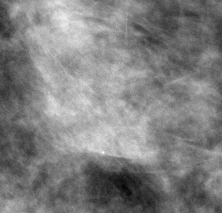
%> input picture 01_TD_SXA/Mammo_features/roi_lean.png, 222 x 213 px
$ octave --eval "result = feature_extraction;"   (GNU Octave 9; MATLAB toolbox functions it lacks are replaced by stand-ins)
%> lines starting %> are read from the running program, lines starting %| are printed output that depends on the picture
function mammo_feature = feature_extraction()
    roifile_name = '\\ming\Working_Directory\Projects-Snap\aaSTUDIES\Breast Studies\BCSC\Analysis Code\Matlab\Versions\Development\SXAVersion6.5_11-05-08_mz-10\Mammo_features\roi_lean.png';
 % first order gray level statistics
    image_roi = double(imread(roifile_name));
%> image_roi: size 213x222 double; min 26084, max 33671, mean 29912.6; mean of the top-left, top-right, bottom-left and bottom-right quarters 30619.8, 29623.6, 29784.1, 29626.7
    % [7 lines of commented-out code are left out]

    im_size = size(image_roi);
%> im_size = [213 222]
     sz_roi = size(image_roi);
%> sz_roi = [213 222]

% [18 lines of commented-out code are left out]

    %%%%%%%%%%%%%%%%%%%%%%% NEIGHBOURHOOD OPERATIONS %%%%%%%%%%%%%%%%%%%%%%
% [82 lines of commented-out code are left out]

    %%%%%%%%%%%%%%%%%%%%%%%%%%% NEIGHBOURHOOD OPERATIONS     %%%%%%%%%%%%%%%%%%%%%%%%%%%
    %%%%%%%%%%%%%%%%%%%%%%%%%%%

%
%%%%%%%%%%%%%%%%%%%%%%%%% second order gray level statistics
%%%%%%%%%%%%%%%%%%%%%%%%% %%%%%%%%%%%%%%%%%%%%%%%%%%%%%%%%%%%%%%%%%%%%%%%%%

% [18 lines of commented-out code are left out]

    %%%%%%%%%%%% contrast calculation %%%%%%%%%%%%%%%%%%%%%%%%
% [174 lines of commented-out code are left out]
      %%%%%%%%%%%%%%%%%%%%%%%%%%%%%%%%%%%%%%%%%%%%%%%%%%%%%%%%%%%%%%%%%

      %%%%%%%%%%%% Fourier analysis %%%%%%%%%%%%%%%%%%%%%%%%%%%%%%%%%%%

% [98 lines of commented-out code are left out]

   %%%%%%%%%%%%%%%%%%%%%%%%% fractal dimension %%%%%%%%%%%%%%%%%%%%%%%%%%%%%%%%%%%%%
     % minkowski dimension
     r = 1:10;
     for i = 1:10
         se3 = strel('rectangle', i*[3 3]);
         bw1 = imerode(image_roi, se3);
         bw2 = imdilate(image_roi,se3);
%          figure;imagesc(bw1);colormap(gray);
%          figure;imagesc(bw2);colormap(gray);
         V(i) = log10(sum(sum((bw2-bw1)))/i^3);
     end
%> this loop made 10 passes
%> pass 2, in feature_extraction, `bw1 = imerode(image_roi, se3);`:
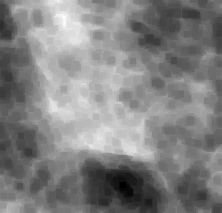
%> bw1: size 213x222 double; min 26084, max 32578, mean 29402.9; drawn with min black and max white
%> pass 2, in feature_extraction, `bw2 = imdilate(image_roi,se3);`:
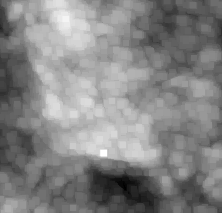
%> bw2: size 213x222 double; min 26920, max 33671, mean 30440.8; drawn with min black and max white
%> after the loop, V = [7.42 6.79 6.39 6.1 5.87 5.68 5.51 5.37 5.25 5.14]

    p = polyfit(log10(1./r(2:end)),V(2:end),1);
%> p = [2.37 7.51]
    figure;plot(log10(1./r),V,'bo');
%> after `plot(log10(1./r),V,'bo')`:
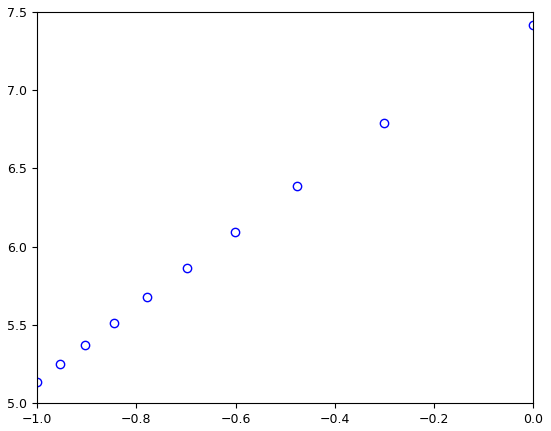
%> figure redrawn from the program's plot data
    fr_mink=p(1);
%> fr_mink = 2.37
   a = 1;


     function out = hanning(length)
% A simple function to calculate a hanning window of
% length LENGTH. Values will be returned in OUT.
%
% Written for the GPR toolbox by U Theune, 2003

if ~rem(length,2)
    % length is even
    w = .5*(1-cos(2*pi*(1:length/2)'/(length+1)));
    out=[w; w(end:-1:1)];
else
    w = .5*(1-cos(2*pi*(1:(length+1)/2)'/(length+1)));
    out=[w; w(end-1:-1:1)];
end
w = .5*(1 - cos(2*pi*(1:M)'/(M+1)));
%> (the run ends here)

$ run again, with 01_TD_SXA/Mammo_features/roi_fat.png copied over 01_TD_SXA/Mammo_features/roi_lean.png
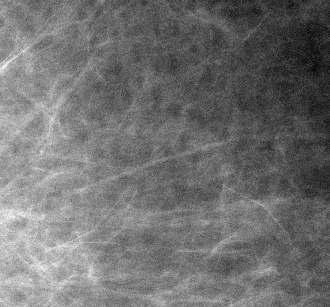
%> input picture 01_TD_SXA/Mammo_features/roi_fat.png, 330 x 307 px
%> the loop in feature_extraction, `for i = 1:10` made 10 passes
%> pass 2, in feature_extraction, `bw2 = imdilate(image_roi,se3);`:
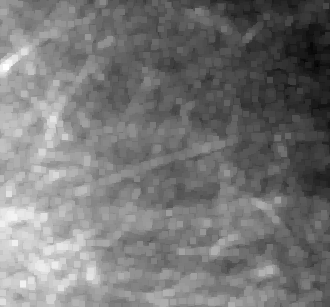
%> bw2: size 307x330 double; min 35346, max 38033, mean 36598.7; drawn with min black and max white
%> after the loop in feature_extraction, `for i = 1:10`: V = [7.57 6.86 6.42 6.1 5.85 5.64 5.46 5.31 5.17 5.05]
%> p = [2.59 7.65]
%> in feature_extraction, `plot(log10(1./r),V,'bo')`:
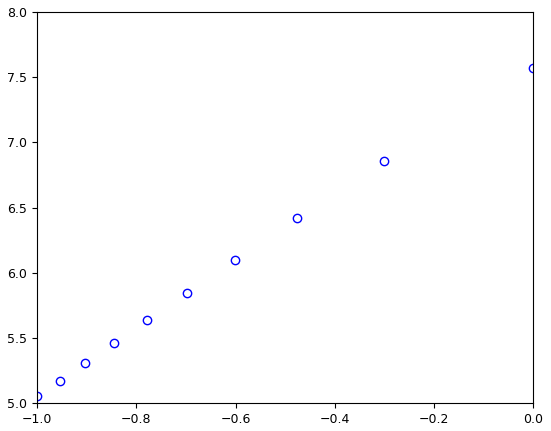
%> figure redrawn from the program's plot data
%> fr_mink = 2.59

$ run again, with 01_TD_SXA/Mammo_features/roi_fat2.png copied over 01_TD_SXA/Mammo_features/roi_lean.png
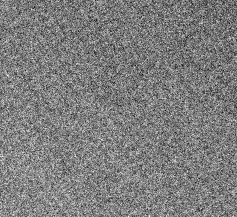
%> input picture 01_TD_SXA/Mammo_features/roi_fat2.png, 237 x 217 px
%> the loop in feature_extraction, `for i = 1:10` made 10 passes
%> pass 2, in feature_extraction, `bw2 = imdilate(image_roi,se3);`:
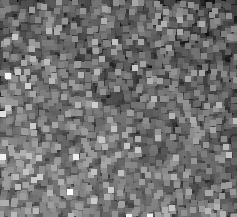
%> bw2: size 217x237 double; min 7131, max 7454, mean 7276.6; drawn with min black and max white
%> after the loop in feature_extraction, `for i = 1:10`: V = [7.08 6.34 5.87 5.53 5.26 5.04 4.85 4.69 4.55 4.42]
%> p = [2.75 7.18]
%> in feature_extraction, `plot(log10(1./r),V,'bo')`:
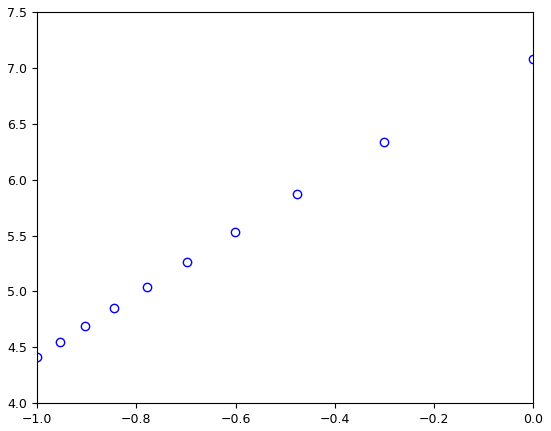
%> figure redrawn from the program's plot data
%> fr_mink = 2.75
